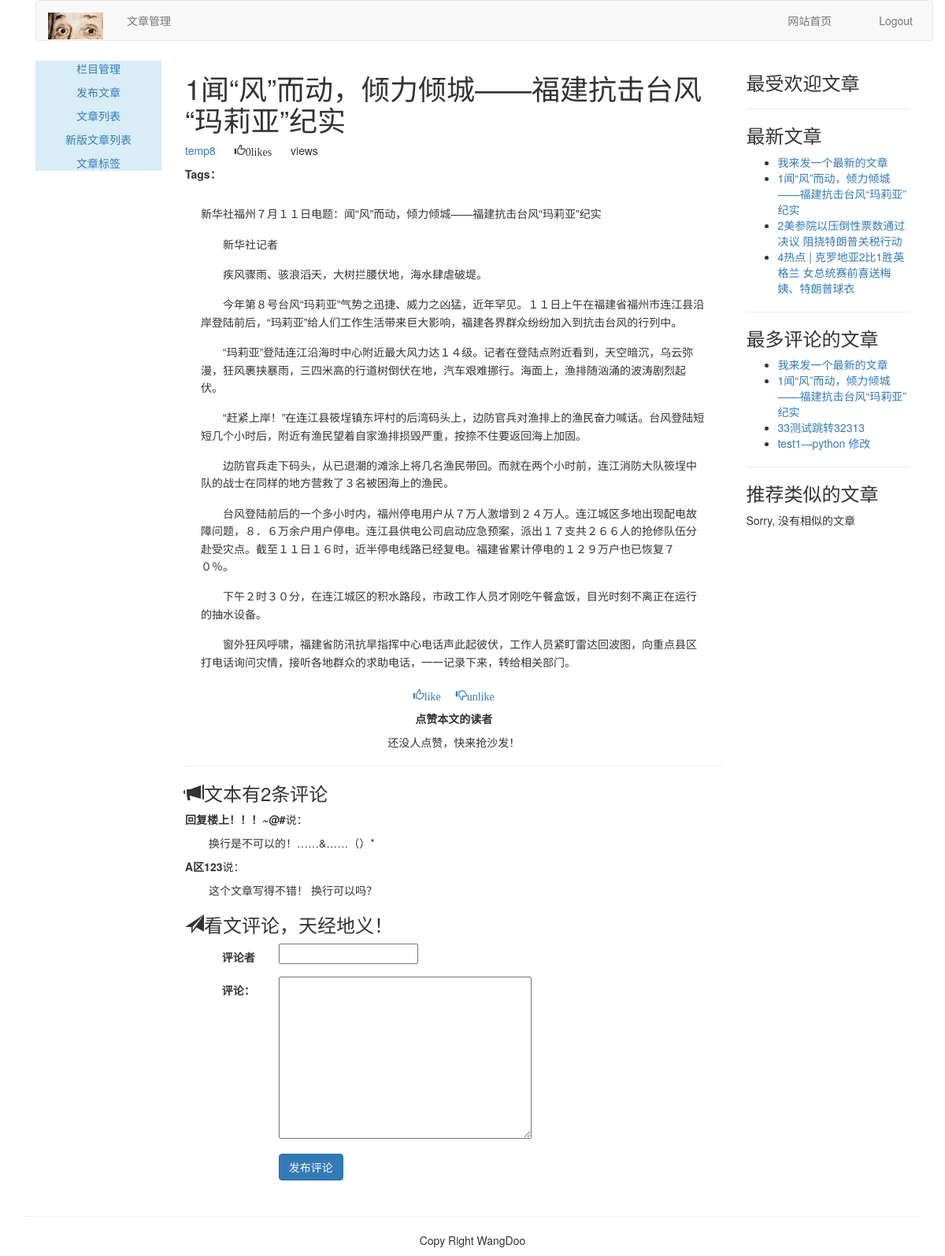
The app's page /article-column/list-article-detail/8/Wen-Feng-Er-Dong-Qing-Li-Qing-Cheng-Fu-Jian-Kang-Ji-Tai-Feng-Ma-Li-Ya-Ji-Shi/, older data.
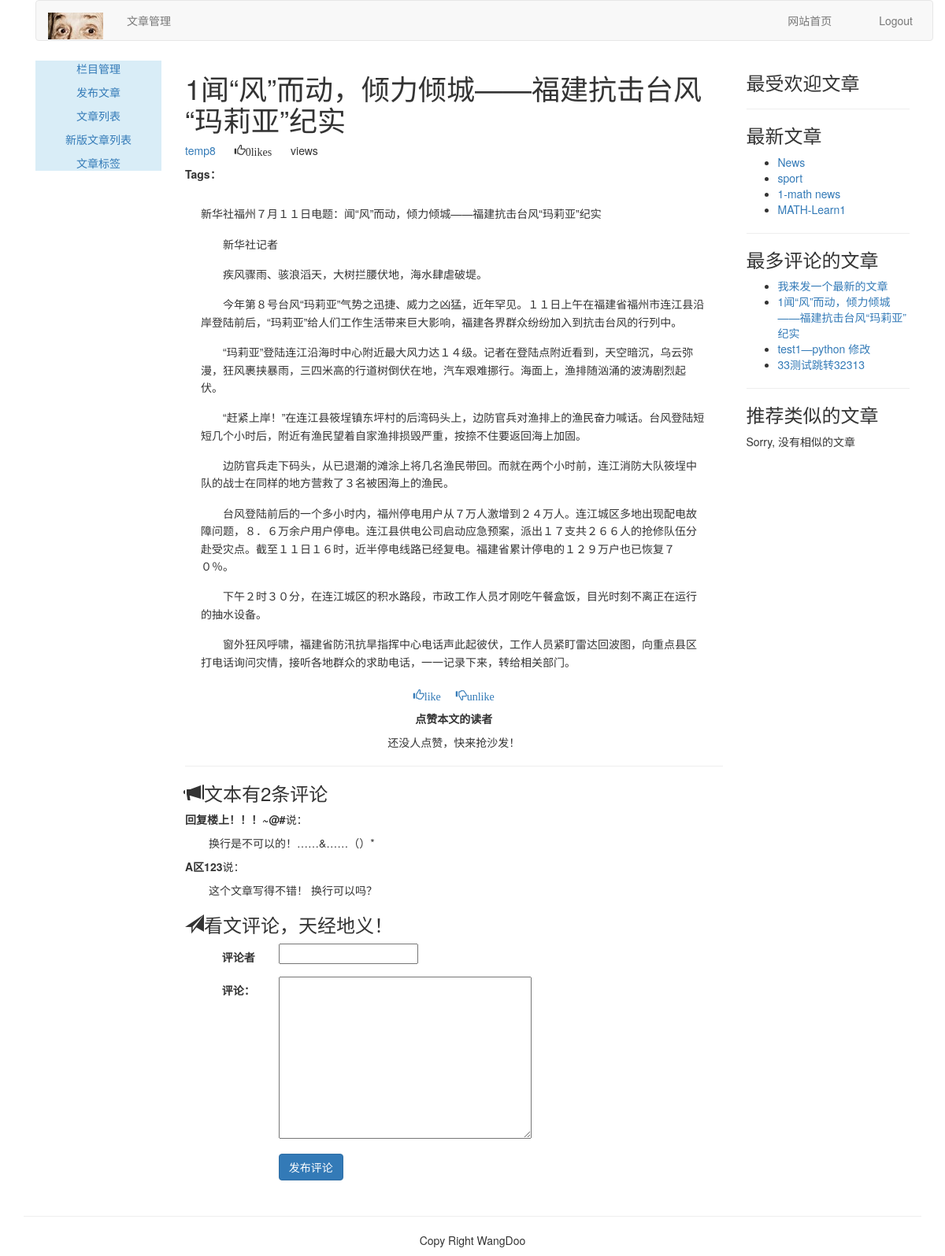
The same page, newer data.
### article/models.py (models this page shows, shortened)
class Comment(models.Model):
	article = models.ForeignKey(ArticlePost, related_name="comments", on_delete=models.CASCADE)
	commentator = models.CharField(max_length=80)
	body = models.TextField()
	created = models.DateTimeField(auto_now_add=True)
	class Meta:
		ordering = ('-created',)

class ArticlePost(models.Model):
	author = models.ForeignKey(User, related_name="article", on_delete=models.CASCADE)
	title = models.CharField(max_length=200)
	slug = models.SlugField(max_length=500)
	column = models.ForeignKey(ArticleColumn, related_name="article_column", on_delete=models.CASCADE)
	body = models.TextField()
	created = models.DateTimeField(default=timezone.now())
	updated = models.DateTimeField(auto_now=True)
	users_like = models.ManyToManyField(User, related_name="articles_like", blank=True)
	article_tag = models.ManyToManyField(ArticleTag, related_name="article_tag", blank=True)
	class Meta:
		ordering = ("title",)
		index_together = (('id','slug'),)
	def get_url_path(self):
		return reverse("article:list_article_detail", args=[self.id, self.slug])

### article/list_views.py (the view)
# urls.py: path('article-detail/<int:id>/<slug>/', views.article_detail, name="article_detail"),
def article_detail(request, id, slug):
	article = get_object_or_404(ArticlePost, id=id, slug=slug)
	total_views = r.incr("article:{}:views".format(article.id))
	r.zincrby('article_ranking', article.id, 1)
	article_ranking = r.zrange('article_ranking', 0, -1, desc=True)[:10]
	article_ranking_ids = [int(id) for id in article_ranking]
	most_viewed = list(ArticlePost.objects.filter(id__in=article_ranking_ids))
	most_viewed.sort(key = lambda x: article_ranking_ids.index(x.id))
	if request.method == "POST":
		comment_form = CommentForm(data=request.POST)
		if comment_form.is_valid():
			new_comment = comment_form.save(commit=False)
			new_comment.article = article
			new_comment.save()
	else: # GET 在前端显示已有的评论
		comment_form = CommentForm()
	article_tags_ids = article.article_tag.values_list("id", flat=True)
	similar_articles = ArticlePost.objects.filter(article_tag__in=article_tags_ids).exclude(id=article.id)
	similar_articles = similar_articles.annotate(same_tags=Count("article_tag")).order_by('-same_tags','-created')[:4]
	return render(request, "article/list/article_detail.html", {"article":article, "total_views":total_views, "most_viewed":most_viewed, "comment_form":comment_form, "similar_articles":similar_articles})

### article/forms.py
class CommentForm(forms.ModelForm):
	class Meta:
		model = Comment
		fields = ("commentator", "body",)

### article/templatetags/article_tags.py (called while the page is built)
@register.inclusion_tag('article/list/latest_articles.html')
def lasted_articles(n=5):
	latest_article = ArticlePost.objects.order_by("-created")[:n]
	return {"latest_articles":latest_article}

@register.simple_tag
def most_commented_articles(n=3):
	return list(ArticlePost.objects.annotate(total_comments=Count("comments")).order_by("-total_comments")[:n])

### templates/article/list/article_detail.html (shortened to what this page needs)
{% extends "article/base.html" %}
{% load article_tags %}
{% load staticfiles %}
{% block css %}
<link rel="stylesheet" type="text/css" href="{% static 'editor/css/editormd.preview.css' %}">
{% endblock %}
{% block content %}
{% with total_likes=article.users_like.count users_like=article.users_like.all %}
<div class="row">
	<div class="col-md-9">
		<header>
			<h1>{{ article.title }}</h1>
			<p>
				<a href="{% url 'article:author_articles' article.author.username %}">{{ article.author.username }}</a>
				<span style="margin-left: 20px" class="glyphicon glyphicon-thumbs-up">{{ total_likes }}like{{ total_likes | pluralize }}</span>
				<span style="margin-left: 20px">{{ total_views }}view{{ total_views | pluralize }}</span>
			</p>
			<p><span style="margin-right: 10px"><strong>Tags：</strong></span>{{ article.article_tag.all | join:" , " }}</p>
		</header>
		<div id='editormd-view'>
		</div>
		<div>
			<p class="text-center">
				<a href="#" onclick="like_article({{ article.id }}, 'like')"><span class="glyphicon glyphicon-thumbs-up">like</span></a>
				<a href="#" onclick="like_article({{ article.id }}, 'unlike')"><span style="margin-left: 15px" class="glyphicon glyphicon-thumbs-down">unlike</span></a>
			</p>
		</div>
		<div>
			<p class="text-center"><strong>点赞本文的读者</strong></p>
			{% for user in users_like %}
				<p class="text-center">{{ user.username }}</p>
			{% empty %}
				<p class="text-center">还没人点赞，快来抢沙发！</p>
			{% endfor %}
		</div>
		<hr>
		<div>
			<h3><span class="glyphicon glyphicon-bullhorn"></span>文本有{{ article.comments.count }}条评论</h3>
			{% for comment in article.comments.all %}
			<div>
				<p><strong>{{ comment.commentator }}</strong>说：</p>
				<p style="margin-left: 30px">{{ comment.body }}</p>
			</div>
			{% empty %}
			<p>目前还没有评论</p>
			{% endfor %}
			<h3><span class="glyphicon glyphicon-send"></span>看文评论，天经地义！</h3>
			<form action="." method="post" class="form-horizontal" role="form">{% csrf_token %}
				<div class="form-group">
					<label for="inputEmail3" class="col-sm-2 control-label">评论者</label>
					<div class="col-sm-10">{{ comment_form.commentator }}</div>
				</div>
				<div class="form-group">
					<label for="inputEmail3" class="col-sm-2 control-label">评论：</label>
					<div class="col-sm-10">{{ comment_form.body}}</div>
				</div>
				<div class="form-group">
					<div class="col-sm-offset-2 col-sm-10">
						<p><input type="submit" name="" value="发布评论" class="btn btn-primary"></p>
					</div>
				</div>
			</form>
		</div>
	</div>
	<div class="col-md-3">
		<p class="text-center"><h3>最受欢迎文章</h3></p>
		<hr>
		<p class="text-center"><h3>最新文章</h3></p>
		{% lasted_articles 4 %}
		<hr>
		<p class="text-center"><h3>最多评论的文章</h3></p>
		{% most_commented_articles 4 as most_comments %}
		<ul>
			{% for comment_article in most_comments %}
			<li><a href="{{ comment_article.get_url_path }}">{{ comment_article.title }}</a></li>
			{% endfor %}
		</ul>
		<hr>
		<p class="text-center"><h3>推荐类似的文章</h3></p>
		{% for similar in similar_articles %}
		<p><a href="{{ similar.get_url_path }}">{{ similar.title }}</a></p>
		{% empty %}
		<p>Sorry, 没有相似的文章</p>
		{% endfor %}
	</div>
</div>
{% endwith %}
{% endblock %}

### templates/article/list/latest_articles.html
<ul>
	{% for article in latest_articles %}
	<li><a href="{{ article.get_url_path }}">{{ article.title }}</a></li>
	{% endfor %}
</ul>

Row changes from the older to the newer data that the page shows:
no longer on one of the page's lists (row unchanged): ArticlePost: title "1闻“风”而动，倾力倾城——福建抗击台风“玛莉亚”纪实"
no longer on this page (row unchanged): ArticlePost: title "2美参院以压倒性票数通过决议 阻挠特朗普关税行动", shown under "最新文章"
no longer on this page (row unchanged): ArticlePost: title "4热点 | 克罗地亚2比1胜英格兰 女总统赛前喜送梅姨、特朗普球衣", shown under "最新文章"
no longer on one of the page's lists (row unchanged): ArticlePost: title "我来发一个最新的文章"
added ArticlePost: title "News", shown under "最新文章"
added ArticlePost: title "sport", shown under "最新文章"
added ArticlePost: title "1-math news", shown under "最新文章"
added ArticlePost: title "MATH-Learn1", shown under "最新文章"
shown differently, row unchanged: ArticlePost "test1—python 修改": moves up the list
